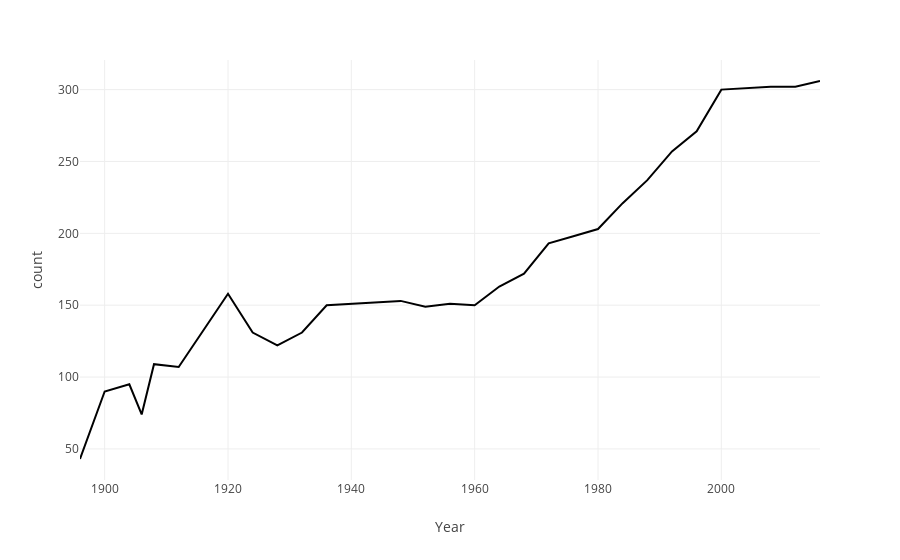

Source (notebook cell):
### Code cell
import plotly.express as px
fig = px.line(events_over_time, x='Year', y='count')
fig.show()

### Figure 1 — Plotly figure (JSON) as saved in the notebook; plotly's stock layout.template omitted (floating-point values rounded to 4 significant figures)
{"data": [{"hovertemplate": "Year=%{x}<br>count=%{y}<extra></extra>", "legendgroup": "", "line": {"color": "#000001", "dash": "solid"}, "marker": {"symbol": "circle"}, "mode": "lines", "name": "", "orientation": "v", "showlegend": false, "type": "scatter", "x": [1896, 1900, 1904, 1906, 1908, 1912, 1920, 1924, 1928, 1932, 1936, 1948, 1952, 1956, 1960, 1964, 1968, 1972, 1976, 1980, 1984, 1988, 1992, 1996, 2000, 2004, 2008, 2012, 2016], "xaxis": "x", "y": [43, 90, 95, 74, 109, 107, 158, 131, 122, 131, 150, 153, 149, 151, 150, 163, 172, 193, 198, 203, 221, 237, 257, 271, 300, 301, 302, 302, 306], "yaxis": "y"}], "layout": {"autosize": true, "legend": {"tracegroupgap": 0}, "margin": {"t": 60}, "xaxis": {"anchor": "y", "autorange": true, "domain": [0, 1], "range": [1896, 2016], "title": {"text": "Year"}, "type": "linear"}, "yaxis": {"anchor": "x", "autorange": true, "domain": [0, 1], "range": [28.39, 320.6], "title": {"text": "count"}, "type": "linear"}}}
